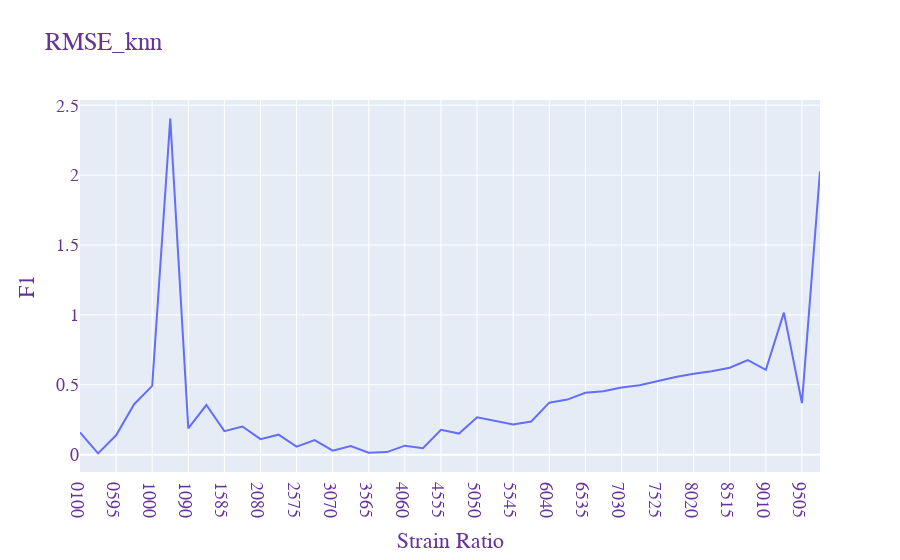

The code cell stored with this chart in its notebook:
### Code cell
ratio1 = ['0100','0100[1]', '0595','0595[1]', '1000','1000[1]', '1090','1090[1]', '1585','1585[1]', '2080','2080[1]', 
          '2575','2575[1]', '3070','3070[1]', '3565','3565[1]', '4060','4060[1]', '4555','4555[1]', 
          '5050','5050[1]', '5545','5545[1]', '6040','6040[1]', '6535','6535[1]', '7030','7030[1]', 
          '7525','7525[1]', '8020','8020[1]', '8515','8515[1]', '9010','9010[1]', '9505','9505[1]']

fig = go.Figure()
fig.add_trace(go.Scatter(x=ratio1 ,y=mse_knn, mode='lines',))

fig.update_layout(
    title="RMSE_knn",
    xaxis_title="Strain Ratio",
    yaxis_title="F1",
    legend_title="",
    font=dict(
        family="Courier New, monospace",
        size=18,
        color="RebeccaPurple"
    )
)

fig.show()

### Figure 1 — Plotly figure (JSON) as saved in the notebook; plotly's stock layout.template omitted (floating-point values rounded to 4 significant figures)
{"data": [{"mode": "lines", "type": "scatter", "x": ["0100", "0100[1]", "0595", "0595[1]", "1000", "1000[1]", "1090", "1090[1]", "1585", "1585[1]", "2080", "2080[1]", "2575", "2575[1]", "3070", "3070[1]", "3565", "3565[1]", "4060", "4060[1]", "4555", "4555[1]", "5050", "5050[1]", "5545", "5545[1]", "6040", "6040[1]", "6535", "6535[1]", "7030", "7030[1]", "7525", "7525[1]", "8020", "8020[1]", "8515", "8515[1]", "9010", "9010[1]", "9505", "9505[1]"], "y": [0.1585, 0.009027, 0.1383, 0.3608, 0.4918, 2.404, 0.1877, 0.3549, 0.1685, 0.2015, 0.1111, 0.1429, 0.05757, 0.1038, 0.02892, 0.06212, 0.01403, 0.0184, 0.06436, 0.04683, 0.1783, 0.151, 0.267, 0.2421, 0.2159, 0.2372, 0.3721, 0.3939, 0.4423, 0.4539, 0.481, 0.4965, 0.5284, 0.5551, 0.5788, 0.5976, 0.6217, 0.6768, 0.6069, 1.016, 0.3692, 2.027]}], "layout": {"font": {"color": "RebeccaPurple", "family": "Courier New, monospace", "size": 18}, "legend": {"title": {"text": ""}}, "title": {"text": "RMSE_knn"}, "xaxis": {"title": {"text": "Strain Ratio"}}, "yaxis": {"title": {"text": "F1"}}}}
